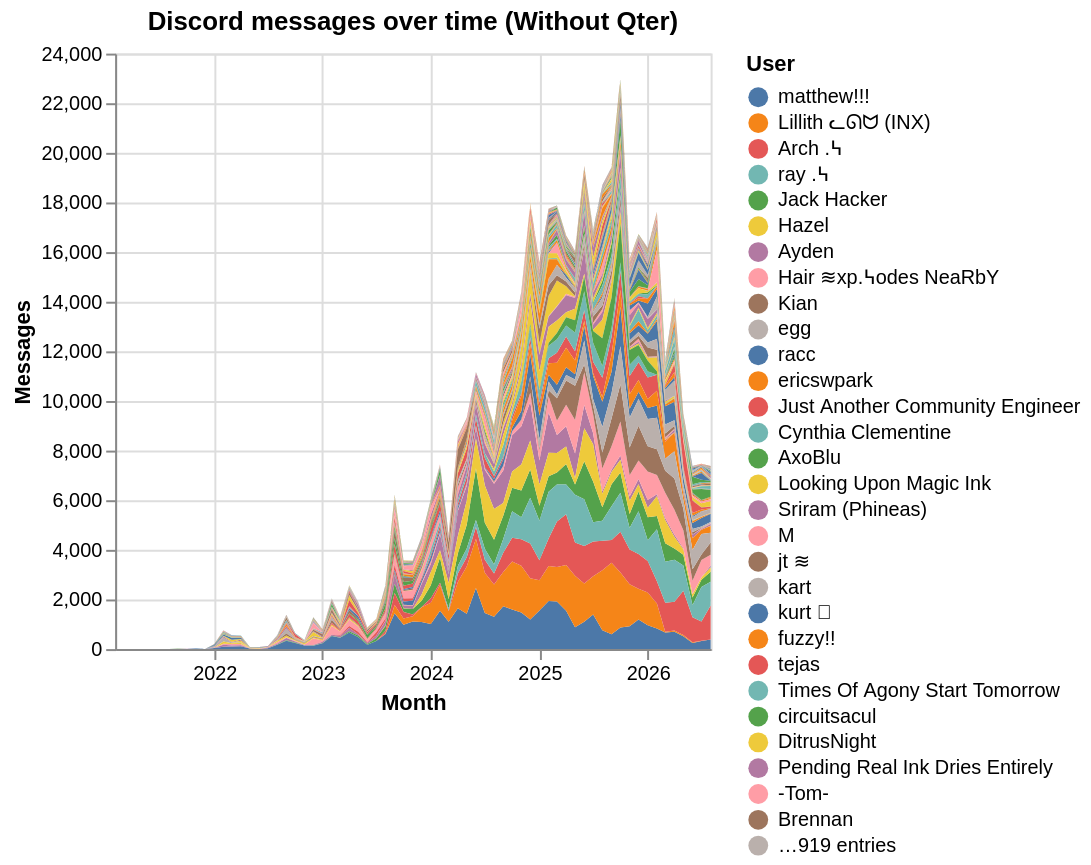

Notebook code for this chart:
### Code cell
monthly_messages = messages_over_time(frames.messages)

(alt.Chart(monthly_messages)
.mark_area()
.encode(
    x=alt.X("month:T", title="Month"),
    y=alt.Y(
        "message_count:Q",
        title="Messages",
    ),
    color=alt.Color(
        "username:N",
        title="User",
        sort=alt.SortField(
            field="total_message_count", order="descending"
        ),
    ),
    order=alt.Order("total_message_count:Q", sort="descending"),
    tooltip=[
        alt.Tooltip("month:T", title="Month"),
        "username:N",
        "message_count:Q",
    ],
)
.properties(title="Discord messages over time (Without Qter)"))

### Figure 1 — Vega-Lite specification as saved in the notebook (floating-point values rounded to 4 significant figures; data arrays with more than 128 entries replaced by an {"elided": "..."} marker saying what was removed)
{"config": {"view": {"continuousWidth": 300, "continuousHeight": 300}}, "data": {"name": "data-aed1a0cded5b123612465c57b5530e2d"}, "mark": {"type": "area"}, "encoding": {"color": {"field": "username", "sort": {"field": "total_message_count", "order": "descending"}, "title": "User", "type": "nominal"}, "order": {"field": "total_message_count", "sort": "descending", "type": "quantitative"}, "tooltip": [{"field": "month", "title": "Month", "type": "temporal"}, {"field": "username", "type": "nominal"}, {"field": "message_count", "type": "quantitative"}], "x": {"field": "month", "title": "Month", "type": "temporal"}, "y": {"field": "message_count", "title": "Messages", "type": "quantitative"}}, "title": "Discord messages over time (Without Qter)", "$schema": "https://vega.github.io/schema/vega-lite/v6.4.1.json", "datasets": {"data-aed1a0cded5b123612465c57b5530e2d": {"elided": "4160 records"}}}
